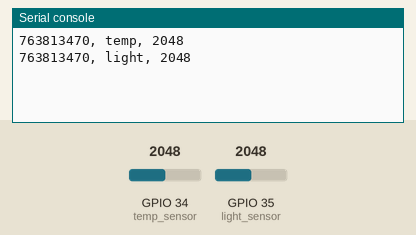
Recording of a program running on a simulated ESP32 board running MicroPython. Parts: the last lines printed to the serial console. The inputs (shaded band) are chosen by the test bench; at power-on: GPIO 34 (temp_sensor) = 2048, GPIO 35 (light_sensor) = 2048 (analog values on the 0–4095 scale). Files the program writes start out absent; the clock reads 2024-03-15 10:24:30 at power-on unless the program sets it.

Above: at 1.2 s.
1.3 s: GPIO 34 (temp_sensor) set to 2866
At 2.8 s:
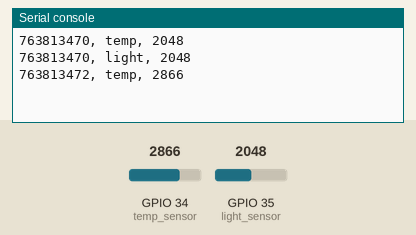
4.0 s: GPIO 35 (light_sensor) set to 2866
At 6.5 s:
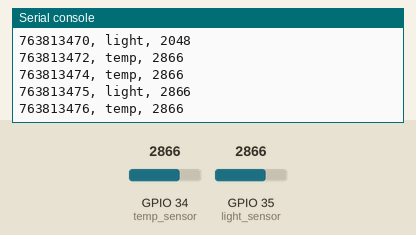
6.7 s: GPIO 34 (temp_sensor) set to 3603
At 8.6 s:
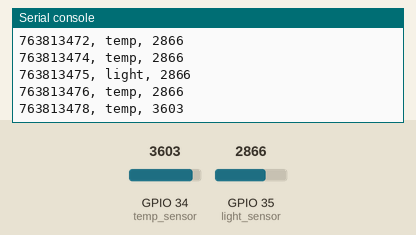
9.4 s: GPIO 35 (light_sensor) set to 3603
At 11.4 s:
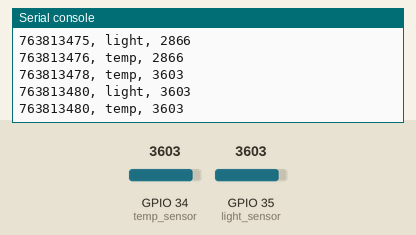
Timing chart, 0 to 12.9 s (numbered marks = the images above; inputs shaded):
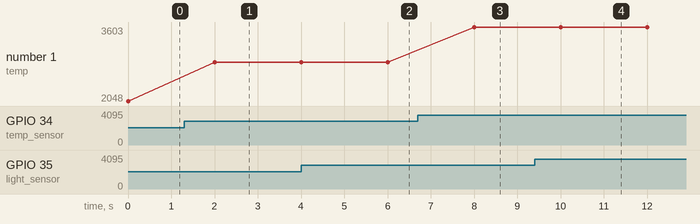

The program:

asyncTemplateProgramTryExceptLock_example.py
```python
import uasyncio as asyncio
from machine import ADC, Pin
import time

temp_sensor = ADC(Pin(34))
light_sensor = ADC(Pin(35))

async def write_to_file(lock, filename, data):
    await lock.acquire()
    try:
        with open(filename, 'a') as f:
            f.write(data + '\n')
    finally:
        lock.release()

async def sample_temperature(lock):
    while True:
        value = temp_sensor.read()
        timestamp = time.time()
        data = f"{timestamp}, temp, {value}"
        print(data)
        await write_to_file(lock, 'sensor_data.txt', data)
        await asyncio.sleep(2)

async def sample_light(lock):
    while True:
        value = light_sensor.read()
        timestamp = time.time()
        data = f"{timestamp}, light, {value}"
        print(data)
        await write_to_file(lock, 'sensor_data.txt', data)
        await asyncio.sleep(5)

async def main():
    lock = asyncio.Lock()
    t1 = asyncio.create_task(sample_temperature(lock))
    t2 = asyncio.create_task(sample_light(lock))
    await asyncio.gather(t1, t2)

try:
    asyncio.run(main())
except KeyboardInterrupt:
    print("Program stopped by user")
```

Measured:
- after the input at 1.3 s, the serial console: prints a new line after 0.70 s (image 1)
- after the input at 4.0 s, the serial console: prints a new line after 1.0 s (image 2)
- after the input at 6.7 s, the serial console: prints a new line after 1.3 s (image 3)
- after the input at 9.4 s, the serial console: prints a new line after 0.60 s (image 4)
- plotted number 1: 2048 → 2866 after the input at 1.3 s, 2866 → 3603 after the input at 6.7 s
